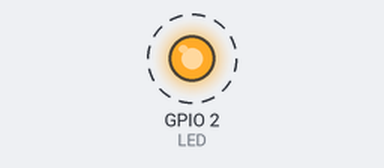
The program below on a simulated ESP32. Shown: output pins drawn as LEDs (lit = HIGH). Dashed ring = blinking. What the program prints to the serial monitor is not drawn.

Above: at 0.5 s.
Timing chart, 0 to 4.6 s (numbered marks = the images above):
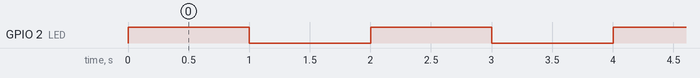

Measured:
- by itself, GPIO 2 (LED): alternates HIGH for 1.0 s and LOW for 1.0 s

The program:

main.cpp
```cpp
#include <Arduino.h>

// Declaración de funciones para tareas FreeRTOS
void ledON(void *pvParameters);
void ledOFF(void *pvParameters);

int LED = 2;  // Pin del LED

// Crear dos semáforos binarios
SemaphoreHandle_t semaforo_ON;
SemaphoreHandle_t semaforo_OFF;

void setup() {
    Serial.begin(115200);
    pinMode(LED, OUTPUT);

    // Crear los semáforos
    semaforo_ON = xSemaphoreCreateBinary();
    semaforo_OFF = xSemaphoreCreateBinary();

    if (semaforo_ON != NULL && semaforo_OFF != NULL) {
        xSemaphoreGive(semaforo_ON);  // Comenzamos con `ledON` habilitado
    }

    // Crear tareas con la misma prioridad para alternar perfectamente
    xTaskCreate(ledON, "LED ON", 1000, NULL, 1, NULL);
    xTaskCreate(ledOFF, "LED OFF", 1000, NULL, 1, NULL);
}

void loop() {
    vTaskDelete(NULL);  // No se usa loop() en FreeRTOS
}

// Tarea para encender el LED
void ledON(void *pvParameters) {
    for (;;) {
        if (xSemaphoreTake(semaforo_ON, portMAX_DELAY)) {  // Espera a su turno
            Serial.println("Ejecutando tarea: LED ON");
            digitalWrite(LED, HIGH);
            vTaskDelay(pdMS_TO_TICKS(1000));  // LED encendido por 1 seg
            xSemaphoreGive(semaforo_OFF);  // Habilita la tarea `ledOFF`
        }
    }
}

// Tarea para apagar el LED
void ledOFF(void *pvParameters) {
    for (;;) {
        if (xSemaphoreTake(semaforo_OFF, portMAX_DELAY)) {  // Espera su turno
            Serial.println("Ejecutando tarea: LED OFF");
            digitalWrite(LED, LOW);
            vTaskDelay(pdMS_TO_TICKS(1000));  // LED apagado por 1 seg
            xSemaphoreGive(semaforo_ON);  // Habilita la tarea `ledON`
        }
    }
}
```
